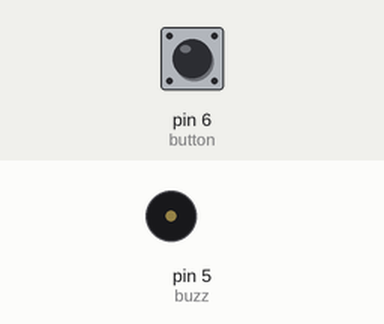
A sketch run on a simulated Arduino Uno, built with avr-gcc and run on an emulated ATmega328P. On the bench: buzzer (waves = sounding). Inputs (shaded band) come from the test bench; at power-on: pin 6 (button) HIGH.

Above: at 1.2 s.
1.3 s: pin 6 (button) pulled LOW for 1 s
At 1.7 s:
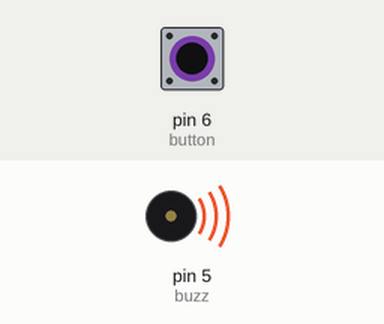
3.9 s: pin 6 (button) pulled LOW for 3.2 s
At 7.8 s:
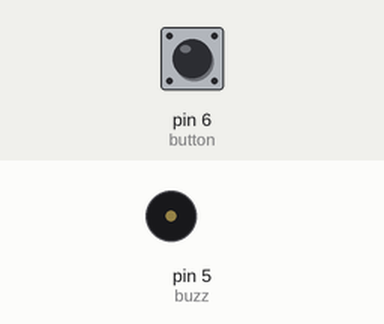
Timing chart, 0 to 9.3 s (numbered marks = the images above; inputs shaded):
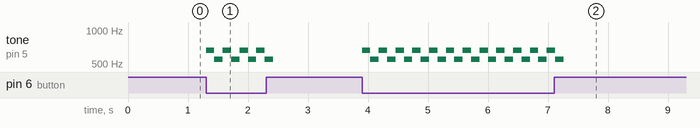

The sketch:

Arduiono-2-code.ino
```cpp
int buzz = 5;   // Buzzer pin
int button = 6; // Button pin


void setup() {
  pinMode(button, INPUT_PULLUP); // Button input with pull-up resistor
  pinMode(buzz, OUTPUT);         // Buzzer output
  Serial.begin(9600);            // Debugging
}


void loop() {
  if (digitalRead(button) == LOW) { // Button pressed
    tone(buzz, 660); delay(140);
    tone(buzz, 550); delay(140);
    tone(buzz, 440);
    noTone(buzz);
  } else {
    noTone(buzz); // Button not pressed
  }
}
```

Measured:
- after the input at 1.3 s, tone on pin 5 (buzz): silent → 660 Hz at once, then repeats every 0.28 s: 550 Hz 0.14 s, 660 Hz 0.14 s, until it stays silent from 2.4 s
- after the input at 3.9 s, tone on pin 5 (buzz): silent → 660 Hz at once, then repeats every 0.28 s: 550 Hz 0.14 s, 660 Hz 0.14 s, until it stays silent from 7.3 s
